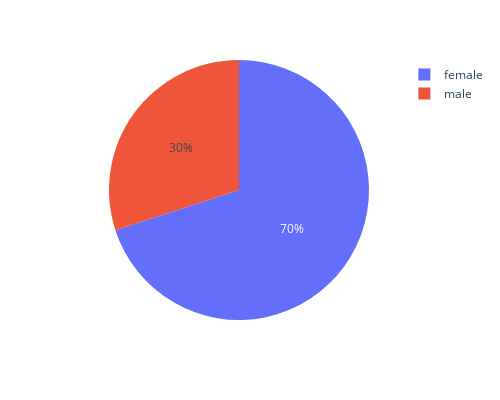

Here is the notebook cell this chart was saved with:
### Code cell
# Pie chart

df_pie = pd.DataFrame({
    "proportions":proportion,
    "gender": gender
})

px.pie(df_pie, values = 'proportions', names='gender', width = 500, height = 400)

### Figure 1 — Plotly figure (JSON) as saved in the notebook; plotly's stock layout.template omitted (floating-point values rounded to 4 significant figures)
{"data": [{"domain": {"x": [0, 1], "y": [0, 1]}, "hovertemplate": "gender=%{label}<br>proportions=%{value}<extra></extra>", "labels": ["male", "female"], "legendgroup": "", "name": "", "showlegend": true, "type": "pie", "values": [30, 70]}], "layout": {"height": 400, "legend": {"tracegroupgap": 0}, "margin": {"t": 60}, "width": 500}}
